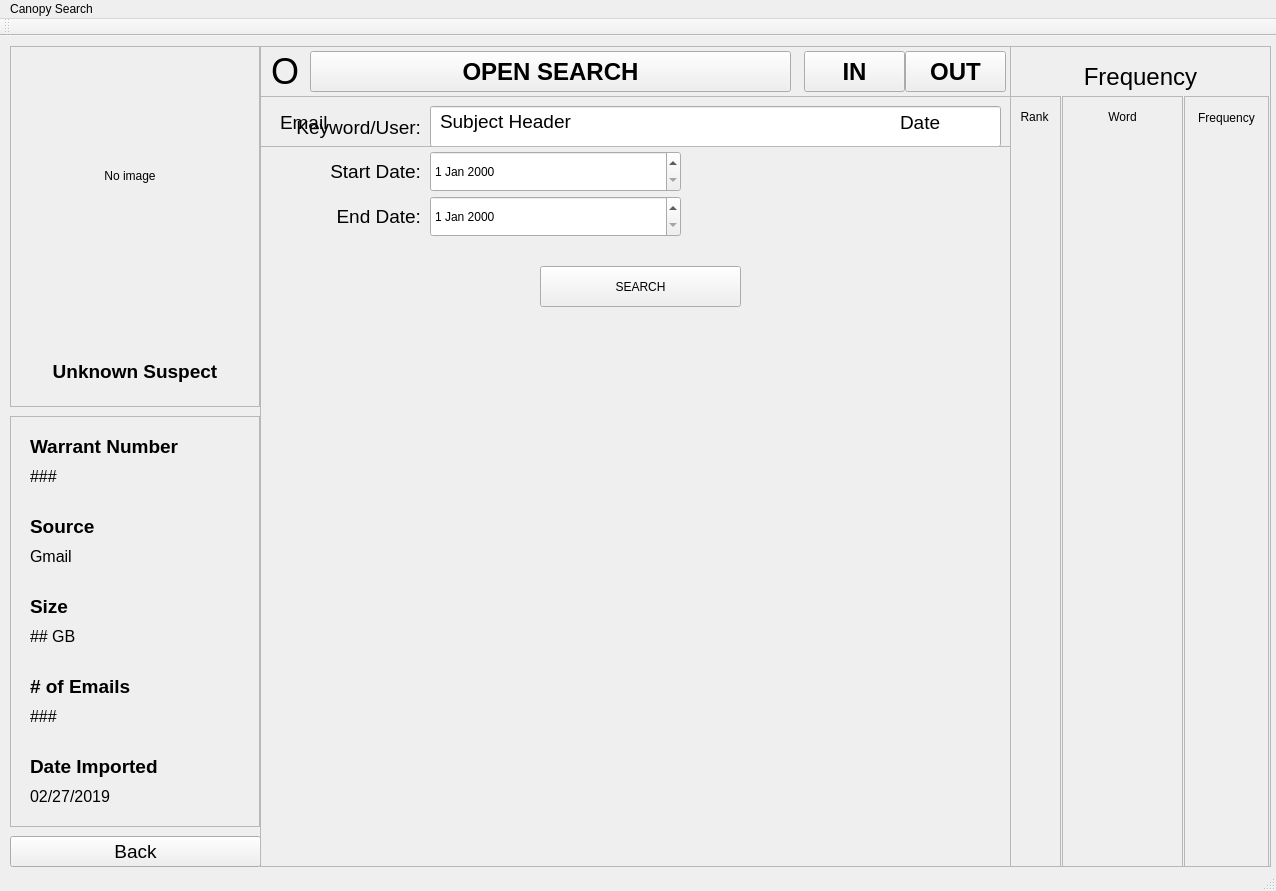
<?xml version="1.0" encoding="UTF-8"?>
<ui version="4.0">
 <class>SearchWindow</class>
 <widget class="QMainWindow" name="SearchWindow">
  <property name="geometry">
   <rect>
    <x>0</x>
    <y>0</y>
    <width>1276</width>
    <height>891</height>
   </rect>
  </property>
  <property name="windowTitle">
   <string>SearchWindow</string>
  </property>
  <widget class="QWidget" name="centralWidget">
   <widget class="QFrame" name="suspectFrame">
    <property name="geometry">
     <rect>
      <x>10</x>
      <y>10</y>
      <width>250</width>
      <height>361</height>
     </rect>
    </property>
    <property name="frameShape">
     <enum>QFrame::StyledPanel</enum>
    </property>
    <property name="frameShadow">
     <enum>QFrame::Raised</enum>
    </property>
    <widget class="QLabel" name="suspectPortrait">
     <property name="geometry">
      <rect>
       <x>0</x>
       <y>10</y>
       <width>240</width>
       <height>240</height>
      </rect>
     </property>
     <property name="font">
      <font>
       <kerning>false</kerning>
      </font>
     </property>
     <property name="text">
      <string>No image</string>
     </property>
     <property name="alignment">
      <set>Qt::AlignCenter</set>
     </property>
    </widget>
    <widget class="QLabel" name="suspectNameLabel">
     <property name="geometry">
      <rect>
       <x>10</x>
       <y>300</y>
       <width>230</width>
       <height>50</height>
      </rect>
     </property>
     <property name="font">
      <font>
       <pointsize>14</pointsize>
       <weight>75</weight>
       <bold>true</bold>
      </font>
     </property>
     <property name="text">
      <string>Unknown Suspect</string>
     </property>
     <property name="alignment">
      <set>Qt::AlignCenter</set>
     </property>
    </widget>
   </widget>
   <widget class="QFrame" name="infoFrame">
    <property name="geometry">
     <rect>
      <x>10</x>
      <y>380</y>
      <width>250</width>
      <height>411</height>
     </rect>
    </property>
    <property name="frameShape">
     <enum>QFrame::StyledPanel</enum>
    </property>
    <property name="frameShadow">
     <enum>QFrame::Raised</enum>
    </property>
    <widget class="QLabel" name="label_10">
     <property name="geometry">
      <rect>
       <x>20</x>
       <y>340</y>
       <width>161</width>
       <height>21</height>
      </rect>
     </property>
     <property name="font">
      <font>
       <pointsize>14</pointsize>
       <weight>75</weight>
       <bold>true</bold>
      </font>
     </property>
     <property name="text">
      <string>Date Imported</string>
     </property>
    </widget>
    <widget class="QLabel" name="label_3">
     <property name="geometry">
      <rect>
       <x>20</x>
       <y>100</y>
       <width>121</width>
       <height>21</height>
      </rect>
     </property>
     <property name="font">
      <font>
       <pointsize>14</pointsize>
       <weight>75</weight>
       <bold>true</bold>
      </font>
     </property>
     <property name="text">
      <string>Source</string>
     </property>
    </widget>
    <widget class="QLabel" name="emailCountLabel">
     <property name="geometry">
      <rect>
       <x>20</x>
       <y>290</y>
       <width>111</width>
       <height>21</height>
      </rect>
     </property>
     <property name="font">
      <font>
       <pointsize>12</pointsize>
      </font>
     </property>
     <property name="text">
      <string>###</string>
     </property>
    </widget>
    <widget class="QLabel" name="label">
     <property name="geometry">
      <rect>
       <x>20</x>
       <y>20</y>
       <width>221</width>
       <height>21</height>
      </rect>
     </property>
     <property name="font">
      <font>
       <pointsize>14</pointsize>
       <weight>75</weight>
       <bold>true</bold>
      </font>
     </property>
     <property name="text">
      <string>Warrant Number</string>
     </property>
    </widget>
    <widget class="QLabel" name="label_8">
     <property name="geometry">
      <rect>
       <x>20</x>
       <y>260</y>
       <width>121</width>
       <height>21</height>
      </rect>
     </property>
     <property name="font">
      <font>
       <pointsize>14</pointsize>
       <weight>75</weight>
       <bold>true</bold>
      </font>
     </property>
     <property name="text">
      <string># of Emails</string>
     </property>
    </widget>
    <widget class="QLabel" name="warrantNumberLabel">
     <property name="geometry">
      <rect>
       <x>20</x>
       <y>50</y>
       <width>111</width>
       <height>21</height>
      </rect>
     </property>
     <property name="font">
      <font>
       <pointsize>12</pointsize>
      </font>
     </property>
     <property name="text">
      <string>###</string>
     </property>
    </widget>
    <widget class="QLabel" name="sourceLabel">
     <property name="geometry">
      <rect>
       <x>20</x>
       <y>130</y>
       <width>111</width>
       <height>21</height>
      </rect>
     </property>
     <property name="font">
      <font>
       <pointsize>12</pointsize>
      </font>
     </property>
     <property name="text">
      <string>Gmail</string>
     </property>
    </widget>
    <widget class="QLabel" name="fileSizeLabel">
     <property name="geometry">
      <rect>
       <x>20</x>
       <y>210</y>
       <width>111</width>
       <height>21</height>
      </rect>
     </property>
     <property name="font">
      <font>
       <pointsize>12</pointsize>
      </font>
     </property>
     <property name="text">
      <string>## GB</string>
     </property>
    </widget>
    <widget class="QLabel" name="dateLabel">
     <property name="geometry">
      <rect>
       <x>20</x>
       <y>370</y>
       <width>111</width>
       <height>21</height>
      </rect>
     </property>
     <property name="font">
      <font>
       <pointsize>12</pointsize>
      </font>
     </property>
     <property name="text">
      <string>02/27/2019</string>
     </property>
    </widget>
    <widget class="QLabel" name="label_5">
     <property name="geometry">
      <rect>
       <x>20</x>
       <y>180</y>
       <width>121</width>
       <height>21</height>
      </rect>
     </property>
     <property name="font">
      <font>
       <pointsize>14</pointsize>
       <weight>75</weight>
       <bold>true</bold>
      </font>
     </property>
     <property name="text">
      <string>Size</string>
     </property>
    </widget>
   </widget>
   <widget class="QPushButton" name="backButton">
    <property name="geometry">
     <rect>
      <x>10</x>
      <y>800</y>
      <width>251</width>
      <height>31</height>
     </rect>
    </property>
    <property name="font">
     <font>
      <pointsize>14</pointsize>
     </font>
    </property>
    <property name="text">
     <string>Back</string>
    </property>
   </widget>
   <widget class="QFrame" name="frame">
    <property name="geometry">
     <rect>
      <x>260</x>
      <y>10</y>
      <width>751</width>
      <height>51</height>
     </rect>
    </property>
    <property name="frameShape">
     <enum>QFrame::StyledPanel</enum>
    </property>
    <property name="frameShadow">
     <enum>QFrame::Raised</enum>
    </property>
    <widget class="QLabel" name="label_2">
     <property name="geometry">
      <rect>
       <x>0</x>
       <y>0</y>
       <width>50</width>
       <height>50</height>
      </rect>
     </property>
     <property name="font">
      <font>
       <pointsize>27</pointsize>
      </font>
     </property>
     <property name="text">
      <string>O</string>
     </property>
     <property name="alignment">
      <set>Qt::AlignCenter</set>
     </property>
    </widget>
    <widget class="QPushButton" name="searchButton">
     <property name="geometry">
      <rect>
       <x>50</x>
       <y>5</y>
       <width>481</width>
       <height>41</height>
      </rect>
     </property>
     <property name="font">
      <font>
       <pointsize>18</pointsize>
       <weight>75</weight>
       <bold>true</bold>
      </font>
     </property>
     <property name="text">
      <string>OPEN SEARCH</string>
     </property>
    </widget>
    <widget class="QPushButton" name="inButton">
     <property name="geometry">
      <rect>
       <x>544</x>
       <y>5</y>
       <width>101</width>
       <height>41</height>
      </rect>
     </property>
     <property name="font">
      <font>
       <pointsize>18</pointsize>
       <weight>75</weight>
       <bold>true</bold>
      </font>
     </property>
     <property name="text">
      <string>IN</string>
     </property>
    </widget>
    <widget class="QPushButton" name="outButton">
     <property name="geometry">
      <rect>
       <x>645</x>
       <y>5</y>
       <width>101</width>
       <height>41</height>
      </rect>
     </property>
     <property name="font">
      <font>
       <pointsize>18</pointsize>
       <weight>75</weight>
       <bold>true</bold>
      </font>
     </property>
     <property name="text">
      <string>OUT</string>
     </property>
    </widget>
   </widget>
   <widget class="QFrame" name="emailFrame">
    <property name="geometry">
     <rect>
      <x>260</x>
      <y>60</y>
      <width>751</width>
      <height>771</height>
     </rect>
    </property>
    <property name="frameShape">
     <enum>QFrame::StyledPanel</enum>
    </property>
    <property name="frameShadow">
     <enum>QFrame::Raised</enum>
    </property>
    <widget class="QFrame" name="titleFrame">
     <property name="geometry">
      <rect>
       <x>0</x>
       <y>0</y>
       <width>751</width>
       <height>51</height>
      </rect>
     </property>
     <property name="frameShape">
      <enum>QFrame::StyledPanel</enum>
     </property>
     <property name="frameShadow">
      <enum>QFrame::Raised</enum>
     </property>
     <widget class="QLabel" name="label_9">
      <property name="geometry">
       <rect>
        <x>20</x>
        <y>6</y>
        <width>191</width>
        <height>41</height>
       </rect>
      </property>
      <property name="font">
       <font>
        <pointsize>14</pointsize>
       </font>
      </property>
      <property name="text">
       <string>Email</string>
      </property>
     </widget>
     <widget class="QLabel" name="label_11">
      <property name="geometry">
       <rect>
        <x>180</x>
        <y>5</y>
        <width>191</width>
        <height>41</height>
       </rect>
      </property>
      <property name="font">
       <font>
        <pointsize>14</pointsize>
       </font>
      </property>
      <property name="text">
       <string>Subject Header</string>
      </property>
     </widget>
     <widget class="QLabel" name="label_12">
      <property name="geometry">
       <rect>
        <x>640</x>
        <y>6</y>
        <width>131</width>
        <height>41</height>
       </rect>
      </property>
      <property name="font">
       <font>
        <pointsize>14</pointsize>
       </font>
      </property>
      <property name="text">
       <string>Date</string>
      </property>
     </widget>
    </widget>
   </widget>
   <widget class="QFrame" name="searchFrame">
    <property name="geometry">
     <rect>
      <x>260</x>
      <y>60</y>
      <width>751</width>
      <height>771</height>
     </rect>
    </property>
    <property name="frameShape">
     <enum>QFrame::StyledPanel</enum>
    </property>
    <property name="frameShadow">
     <enum>QFrame::Raised</enum>
    </property>
    <widget class="QLabel" name="label_4">
     <property name="geometry">
      <rect>
       <x>20</x>
       <y>16</y>
       <width>141</width>
       <height>31</height>
      </rect>
     </property>
     <property name="font">
      <font>
       <pointsize>14</pointsize>
      </font>
     </property>
     <property name="text">
      <string>Keyword/User:</string>
     </property>
     <property name="alignment">
      <set>Qt::AlignRight|Qt::AlignTrailing|Qt::AlignVCenter</set>
     </property>
    </widget>
    <widget class="QLineEdit" name="lineEdit">
     <property name="geometry">
      <rect>
       <x>170</x>
       <y>10</y>
       <width>571</width>
       <height>41</height>
      </rect>
     </property>
     <property name="font">
      <font>
       <pointsize>12</pointsize>
      </font>
     </property>
    </widget>
    <widget class="QPushButton" name="doSearchButton">
     <property name="geometry">
      <rect>
       <x>280</x>
       <y>170</y>
       <width>201</width>
       <height>41</height>
      </rect>
     </property>
     <property name="text">
      <string>SEARCH</string>
     </property>
    </widget>
    <widget class="QLabel" name="label_6">
     <property name="geometry">
      <rect>
       <x>20</x>
       <y>60</y>
       <width>141</width>
       <height>31</height>
      </rect>
     </property>
     <property name="font">
      <font>
       <pointsize>14</pointsize>
      </font>
     </property>
     <property name="text">
      <string>Start Date:</string>
     </property>
     <property name="alignment">
      <set>Qt::AlignRight|Qt::AlignTrailing|Qt::AlignVCenter</set>
     </property>
    </widget>
    <widget class="QDateEdit" name="startDate">
     <property name="geometry">
      <rect>
       <x>170</x>
       <y>55</y>
       <width>251</width>
       <height>41</height>
      </rect>
     </property>
    </widget>
    <widget class="QLabel" name="label_7">
     <property name="geometry">
      <rect>
       <x>20</x>
       <y>105</y>
       <width>141</width>
       <height>31</height>
      </rect>
     </property>
     <property name="font">
      <font>
       <pointsize>14</pointsize>
      </font>
     </property>
     <property name="text">
      <string>End Date:</string>
     </property>
     <property name="alignment">
      <set>Qt::AlignRight|Qt::AlignTrailing|Qt::AlignVCenter</set>
     </property>
    </widget>
    <widget class="QDateEdit" name="endDate">
     <property name="geometry">
      <rect>
       <x>170</x>
       <y>100</y>
       <width>251</width>
       <height>41</height>
      </rect>
     </property>
    </widget>
    <zorder>label_4</zorder>
    <zorder>lineEdit</zorder>
    <zorder>doSearchButton</zorder>
    <zorder>label_6</zorder>
    <zorder>startDate</zorder>
    <zorder>label_7</zorder>
    <zorder>endDate</zorder>
    <zorder>emailFrame</zorder>
   </widget>
   <widget class="QFrame" name="freqFrame">
    <property name="geometry">
     <rect>
      <x>1010</x>
      <y>10</y>
      <width>261</width>
      <height>821</height>
     </rect>
    </property>
    <property name="frameShape">
     <enum>QFrame::StyledPanel</enum>
    </property>
    <property name="frameShadow">
     <enum>QFrame::Raised</enum>
    </property>
    <widget class="QLabel" name="label_13">
     <property name="geometry">
      <rect>
       <x>10</x>
       <y>10</y>
       <width>241</width>
       <height>41</height>
      </rect>
     </property>
     <property name="font">
      <font>
       <pointsize>18</pointsize>
      </font>
     </property>
     <property name="text">
      <string>Frequency</string>
     </property>
     <property name="alignment">
      <set>Qt::AlignCenter</set>
     </property>
    </widget>
    <widget class="QFrame" name="frame_2">
     <property name="geometry">
      <rect>
       <x>0</x>
       <y>50</y>
       <width>51</width>
       <height>771</height>
      </rect>
     </property>
     <property name="frameShape">
      <enum>QFrame::StyledPanel</enum>
     </property>
     <property name="frameShadow">
      <enum>QFrame::Raised</enum>
     </property>
     <widget class="QLabel" name="label_14">
      <property name="geometry">
       <rect>
        <x>4</x>
        <y>5</y>
        <width>41</width>
        <height>31</height>
       </rect>
      </property>
      <property name="text">
       <string>Rank</string>
      </property>
      <property name="alignment">
       <set>Qt::AlignCenter</set>
      </property>
     </widget>
    </widget>
    <widget class="QFrame" name="frame_3">
     <property name="geometry">
      <rect>
       <x>52</x>
       <y>50</y>
       <width>121</width>
       <height>771</height>
      </rect>
     </property>
     <property name="frameShape">
      <enum>QFrame::StyledPanel</enum>
     </property>
     <property name="frameShadow">
      <enum>QFrame::Raised</enum>
     </property>
     <widget class="QLabel" name="label_15">
      <property name="geometry">
       <rect>
        <x>5</x>
        <y>5</y>
        <width>111</width>
        <height>31</height>
       </rect>
      </property>
      <property name="text">
       <string>Word</string>
      </property>
      <property name="alignment">
       <set>Qt::AlignCenter</set>
      </property>
     </widget>
    </widget>
    <widget class="QFrame" name="frame_4">
     <property name="geometry">
      <rect>
       <x>174</x>
       <y>50</y>
       <width>85</width>
       <height>771</height>
      </rect>
     </property>
     <property name="frameShape">
      <enum>QFrame::StyledPanel</enum>
     </property>
     <property name="frameShadow">
      <enum>QFrame::Raised</enum>
     </property>
     <widget class="QLabel" name="label_16">
      <property name="geometry">
       <rect>
        <x>7</x>
        <y>6</y>
        <width>71</width>
        <height>31</height>
       </rect>
      </property>
      <property name="text">
       <string>Frequency</string>
      </property>
      <property name="alignment">
       <set>Qt::AlignCenter</set>
      </property>
     </widget>
    </widget>
   </widget>
   <zorder>searchFrame</zorder>
   <zorder>suspectFrame</zorder>
   <zorder>infoFrame</zorder>
   <zorder>backButton</zorder>
   <zorder>frame</zorder>
   <zorder>emailFrame</zorder>
   <zorder>freqFrame</zorder>
  </widget>
  <widget class="QMenuBar" name="menuBar">
   <property name="geometry">
    <rect>
     <x>0</x>
     <y>0</y>
     <width>1276</width>
     <height>22</height>
    </rect>
   </property>
   <widget class="QMenu" name="menuCanopy_Search">
    <property name="title">
     <string>Canopy Search</string>
    </property>
   </widget>
   <addaction name="menuCanopy_Search"/>
  </widget>
  <widget class="QToolBar" name="mainToolBar">
   <attribute name="toolBarArea">
    <enum>TopToolBarArea</enum>
   </attribute>
   <attribute name="toolBarBreak">
    <bool>false</bool>
   </attribute>
  </widget>
  <widget class="QStatusBar" name="statusBar"/>
 </widget>
 <layoutdefault spacing="6" margin="11"/>
 <resources/>
 <connections/>
</ui>
